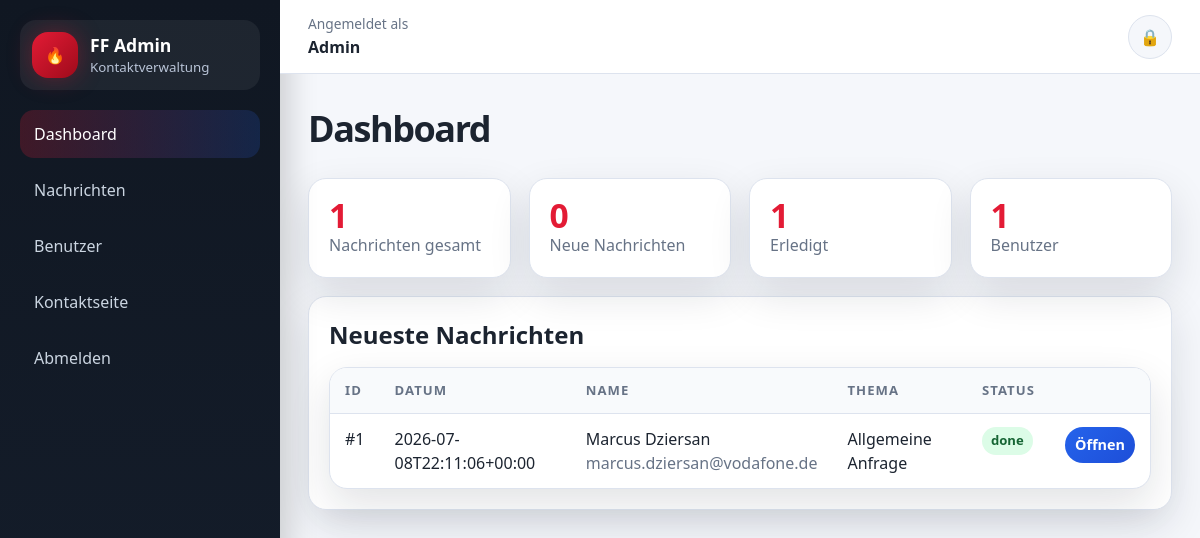
Page /admin/dashboard.php (signed in) on the committed database.
### tables this page shows
CREATE TABLE contact_messages (
            id INTEGER PRIMARY KEY AUTOINCREMENT,
            created_at TEXT NOT NULL,
            name TEXT NOT NULL,
            email TEXT NOT NULL,
            topic TEXT NOT NULL,
            message TEXT NOT NULL,
            ip_hash TEXT NOT NULL,
            user_agent TEXT NOT NULL,
            status TEXT NOT NULL DEFAULT "new"
        );

### admin/dashboard.php (the view, shortened to what this page needs)
<?php
require __DIR__ . '/auth.php';
$pdo = db();
$totalMessages = (int) $pdo->query('SELECT COUNT(*) FROM contact_messages')->fetchColumn();
$newMessages = (int) $pdo->query("SELECT COUNT(*) FROM contact_messages WHERE status = 'new'")->fetchColumn();
$doneMessages = (int) $pdo->query("SELECT COUNT(*) FROM contact_messages WHERE status = 'done'")->fetchColumn();
$totalUsers = (int) $pdo->query('SELECT COUNT(*) FROM admin_users')->fetchColumn();
$stmt = $pdo->query('SELECT id, created_at, name, email, topic, status FROM contact_messages ORDER BY id DESC LIMIT 8');
$latest = $stmt->fetchAll();
render_header('Dashboard', 'dashboard');
?>
<div class="grid grid-4">
  <article class="card metric"><strong><?= e((string) $totalMessages) ?></strong><span>Nachrichten gesamt</span></article>
  <article class="card metric"><strong><?= e((string) $newMessages) ?></strong><span>Neue Nachrichten</span></article>
  <article class="card metric"><strong><?= e((string) $doneMessages) ?></strong><span>Erledigt</span></article>
  <article class="card metric"><strong><?= e((string) $totalUsers) ?></strong><span>Benutzer</span></article>
</div>
<section class="card" style="margin-top:18px">
  <h2>Neueste Nachrichten</h2>
  <div class="table-wrap">
    <table>
      <thead><tr><th>ID</th><th>Datum</th><th>Name</th><th>Thema</th><th>Status</th><th></th></tr></thead>
      <tbody>
      <?php foreach ($latest as $msg): ?>
        <tr>
          <td>#<?= e((string) $msg['id']) ?></td>
          <td><?= e((string) $msg['created_at']) ?></td>
          <td><?= e((string) $msg['name']) ?><br><span class="muted"><?= e((string) $msg['email']) ?></span></td>
          <td><?= e((string) $msg['topic']) ?></td>
          <td><span class="badge <?= e((string) $msg['status']) ?>"><?= e((string) $msg['status']) ?></span></td>
          <td><a class="btn small blue" href="message_view.php?id=<?= e((string) $msg['id']) ?>">Öffnen</a></td>
        </tr>
      <?php endforeach; ?>
      </tbody>
    </table>
  </div>
</section>
<?php render_footer(); ?>

### admin/auth.php (shortened to what this page needs)
<?php
function db(): PDO
{
    static $pdo = null;
    if ($pdo instanceof PDO) {
        return $pdo;
    }
    $storageDir = dirname(__DIR__) . DIRECTORY_SEPARATOR . 'storage';
    $pdo = new PDO('sqlite:' . $storageDir . DIRECTORY_SEPARATOR . 'kontakt.sqlite', null, null, [
        PDO::ATTR_ERRMODE => PDO::ERRMODE_EXCEPTION,
        PDO::ATTR_DEFAULT_FETCH_MODE => PDO::FETCH_ASSOC,
        PDO::ATTR_EMULATE_PREPARES => false,
    ]);
    $pdo->exec('PRAGMA foreign_keys = ON');
    $pdo->exec('PRAGMA journal_mode = WAL');
    return $pdo;
}
function e(string $value): string
{
    return htmlspecialchars($value, ENT_QUOTES | ENT_SUBSTITUTE, 'UTF-8');
}
function current_user(): ?array
{
    $stmt = db()->prepare('SELECT id, username, display_name, email, role, is_active, last_login_at FROM admin_users WHERE id = :id LIMIT 1');
    $stmt->execute([':id' => (int) $_SESSION[SESSION_USER_KEY]]);
    $user = $stmt->fetch();
    return $user;
}
function render_header(string $title, string $active = ''): void
{
    $user = current_user();
    $display = $user ? (string) $user['display_name'] : 'Gast';
    echo '<!doctype html><html lang="de"><head>';
    echo '<link rel="stylesheet" href="assets/admin.css">';
    echo '</head><body class="admin-body">';
    echo '<div class="admin-shell">';
    echo '<aside class="admin-sidebar">';
    echo '<a class="admin-brand" href="dashboard.php"><span class="brand-mark">🔥</span><span><strong>FF Admin</strong><small>Kontaktverwaltung</small></span></a>';
    echo '<nav class="admin-menu" aria-label="Admin-Navigation">';
    echo '<a class="' . ($active === 'dashboard' ? 'active' : '') . '" href="dashboard.php">Dashboard</a>';
    echo '<a class="' . ($active === 'messages' ? 'active' : '') . '" href="messages.php">Nachrichten</a>';
    echo '<a class="' . ($active === 'users' ? 'active' : '') . '" href="users.php">Benutzer</a>';
    echo '<a href="../kontakt.php">Kontaktseite</a>';
    echo '<a href="logout.php">Abmelden</a>';
    echo '</nav>';
    echo '</aside>';
    echo '<main class="admin-main">';
    echo '<header class="admin-topbar"><div><p>Angemeldet als</p><strong>' . e($display) . '</strong></div><a class="top-lock" href="logout.php" aria-label="Abmelden">🔒</a></header>';
    echo '<section class="admin-content">';
    echo '<h1>' . e($title) . '</h1>';
}
function render_footer(): void
{
    echo '</section></main></div></body></html>';
}

### admin/assets/admin.css (style rules this page uses)
* { box-sizing:border-box }
:root { --bg:#0b1018; --side:#101722; --side2:#151e2c; --panel:#ffffff; --panel2:#f5f7fb; --text:#1c2430; --muted:#677386; --line:#dde3ee; --brand:#e31b35; --brand2:#2563eb; --green:#16a34a; --yellow:#f59e0b; --danger:#dc2626; --radius:18px; --shadow:0 16px 42px rgba(15,23,42,.12); --font:system-ui,-apple-system,BlinkMacSystemFont,"Segoe UI",Roboto,Arial,sans-serif; }
body { margin:0;font-family:var(--font);background:var(--panel2);color:var(--text);line-height:1.5 }
a { color:inherit;text-decoration:none }
.admin-shell { min-height:100vh;display:grid;grid-template-columns:280px minmax(0,1fr) }
.admin-sidebar { background:linear-gradient(180deg,var(--side),var(--side2));color:#fff;padding:20px;position:sticky;top:0;height:100vh;box-shadow:8px 0 28px rgba(0,0,0,.18) }
.admin-brand { display:flex;align-items:center;gap:12px;padding:12px;border-radius:16px;margin-bottom:20px;background:rgba(255,255,255,.06) }
.brand-mark { width:46px;height:46px;border-radius:16px;display:grid;place-items:center;background:linear-gradient(135deg,var(--brand),#9f0b1b);box-shadow:0 0 24px rgba(227,27,53,.35) }
.admin-brand strong { display:block;font-size:1.1rem }
.admin-brand small { display:block;color:#b8c3d6 }
.admin-menu { display:grid;gap:8px }
.admin-menu a { padding:12px 14px;border-radius:14px;color:#cbd5e1;transition:.18s ease }
.admin-menu a:hover,.admin-menu a.active { background:linear-gradient(90deg,rgba(227,27,53,.22),rgba(37,99,235,.18));color:#fff }
.admin-main { min-width:0 }
.admin-topbar { height:74px;background:#fff;border-bottom:1px solid var(--line);display:flex;align-items:center;justify-content:space-between;padding:0 28px;position:sticky;top:0;z-index:10 }
.admin-topbar p { margin:0;color:var(--muted);font-size:.86rem }
.top-lock { width:44px;height:44px;border-radius:999px;background:var(--panel2);display:grid;place-items:center;border:1px solid var(--line) }
.admin-content { padding:28px;max-width:1320px }
h1 { font-size:clamp(1.8rem,3vw,2.6rem);margin:0 0 22px;letter-spacing:-.04em }
h2 { margin:0 0 14px }
.btn { border:0;border-radius:999px;padding:11px 16px;background:linear-gradient(135deg,var(--brand),#9f0b1b);color:#fff;font-weight:800;cursor:pointer;display:inline-flex;align-items:center;justify-content:center;gap:8px }
.btn.blue { background:linear-gradient(135deg,var(--brand2),#1d4ed8) }
.btn.small { padding:7px 10px;font-size:.9rem }
.grid { display:grid;gap:18px }
.grid-4 { grid-template-columns:repeat(4,minmax(0,1fr)) }
.card { background:#fff;border:1px solid var(--line);border-radius:var(--radius);padding:20px;box-shadow:var(--shadow) }
.metric strong { display:block;font-size:2.1rem;line-height:1;color:var(--brand) }
.metric span { color:var(--muted) }
.table-wrap { background:#fff;border:1px solid var(--line);border-radius:var(--radius);overflow:auto;box-shadow:var(--shadow) }
table { width:100%;border-collapse:collapse;min-width:820px }
th,td { text-align:left;padding:13px 15px;border-bottom:1px solid var(--line);vertical-align:top }
th { font-size:.82rem;text-transform:uppercase;letter-spacing:.08em;color:var(--muted);background:#f8fafc }
tr:last-child td { border-bottom:0 }
.badge { display:inline-flex;border-radius:999px;padding:4px 9px;font-size:.82rem;font-weight:800;background:#e9eef7;color:#334155 }
.badge.done { background:#dcfce7;color:#166534 }
.muted { color:var(--muted) }

### rows in the picture
contact_messages: id "1", created_at "2026-07-08T22:11:06+00:00", name "Marcus Dziersan", email "marcus.dziersan@vodafone.de", topic "Allgemeine Anfrage", status "done"

### other values in the picture
$display "Admin"
$title "Dashboard"
$totalMessages "1"
$newMessages "0"
$doneMessages "1"
$totalUsers "1"
